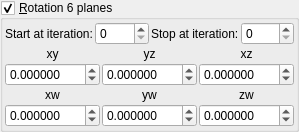
    <widget class="MyGroupBox" name="groupCheck_transf_function_enabledR_false">
     <property name="toolTip">
      <string/>
     </property>
     <property name="title">
      <string>&amp;Rotation 6 planes</string>
     </property>
     <property name="checkable">
      <bool>true</bool>
     </property>
     <layout class="QVBoxLayout" name="verticalLayout_31" stretch="0,0,0">
      <property name="spacing">
       <number>2</number>
      </property>
      <property name="leftMargin">
       <number>2</number>
      </property>
      <property name="topMargin">
       <number>2</number>
      </property>
      <property name="rightMargin">
       <number>2</number>
      </property>
      <property name="bottomMargin">
       <number>2</number>
      </property>
      <item>
       <layout class="QGridLayout" name="gridLayout_66" columnstretch="0,1,0,1">
        <property name="spacing">
         <number>2</number>
        </property>
        <item row="0" column="0">
         <widget class="QLabel" name="label_249">
          <property name="text">
           <string>Start at iteration:</string>
          </property>
         </widget>
        </item>
        <item row="0" column="2">
         <widget class="QLabel" name="label_248">
          <property name="text">
           <string>Stop at iteration:</string>
          </property>
         </widget>
        </item>
        <item row="0" column="3">
         <widget class="MySpinBox" name="spinboxInt_transf_stop_iterations_R">
          <property name="sizePolicy">
           <sizepolicy hsizetype="Minimum" vsizetype="Maximum">
            <horstretch>0</horstretch>
            <verstretch>0</verstretch>
           </sizepolicy>
          </property>
          <property name="maximum">
           <number>999</number>
          </property>
         </widget>
        </item>
        <item row="0" column="1">
         <widget class="MySpinBox" name="spinboxInt_transf_start_iterations_R">
          <property name="sizePolicy">
           <sizepolicy hsizetype="Minimum" vsizetype="Maximum">
            <horstretch>0</horstretch>
            <verstretch>0</verstretch>
           </sizepolicy>
          </property>
          <property name="maximum">
           <number>999</number>
          </property>
         </widget>
        </item>
       </layout>
      </item>
      <item>
       <layout class="QGridLayout" name="gridLayout_11">
        <property name="spacing">
         <number>2</number>
        </property>
        <item row="1" column="0">
         <widget class="QLabel" name="label_40">
          <property name="text">
           <string notr="true">xy</string>
          </property>
          <property name="alignment">
           <set>Qt::AlignCenter</set>
          </property>
         </widget>
        </item>
        <item row="2" column="2">
         <widget class="MyDoubleSpinBox" name="spinboxd3_transf_rotation44a_z">
          <property name="sizePolicy">
           <sizepolicy hsizetype="Minimum" vsizetype="Maximum">
            <horstretch>0</horstretch>
            <verstretch>0</verstretch>
           </sizepolicy>
          </property>
          <property name="prefix">
           <string/>
          </property>
          <property name="suffix">
           <string/>
          </property>
          <property name="decimals">
           <number>6</number>
          </property>
          <property name="minimum">
           <double>-180.000000000000000</double>
          </property>
          <property name="maximum">
           <double>180.000000000000000</double>
          </property>
          <property name="singleStep">
           <double>1.000000000000000</double>
          </property>
         </widget>
        </item>
        <item row="2" column="1">
         <widget class="MyDoubleSpinBox" name="spinboxd3_transf_rotation44a_y">
          <property name="sizePolicy">
           <sizepolicy hsizetype="Minimum" vsizetype="Maximum">
            <horstretch>0</horstretch>
            <verstretch>0</verstretch>
           </sizepolicy>
          </property>
          <property name="prefix">
           <string/>
          </property>
          <property name="suffix">
           <string/>
          </property>
          <property name="decimals">
           <number>6</number>
          </property>
          <property name="minimum">
           <double>-180.000000000000000</double>
          </property>
          <property name="maximum">
           <double>180.000000000000000</double>
          </property>
          <property name="singleStep">
           <double>1.000000000000000</double>
          </property>
         </widget>
        </item>
        <item row="2" column="0">
         <widget class="MyDoubleSpinBox" name="spinboxd3_transf_rotation44a_x">
          <property name="sizePolicy">
           <sizepolicy hsizetype="Minimum" vsizetype="Maximum">
            <horstretch>0</horstretch>
            <verstretch>0</verstretch>
           </sizepolicy>
          </property>
          <property name="prefix">
           <string/>
          </property>
          <property name="suffix">
           <string/>
          </property>
          <property name="decimals">
           <number>6</number>
          </property>
          <property name="minimum">
           <double>-180.000000000000000</double>
          </property>
          <property name="maximum">
           <double>180.000000000000000</double>
          </property>
          <property name="singleStep">
           <double>1.000000000000000</double>
          </property>
         </widget>
        </item>
        <item row="1" column="2">
         <widget class="QLabel" name="label_37">
          <property name="text">
           <string notr="true">xz</string>
          </property>
          <property name="alignment">
           <set>Qt::AlignCenter</set>
          </property>
         </widget>
        </item>
        <item row="1" column="1">
         <widget class="QLabel" name="label_38">
          <property name="text">
           <string notr="true">yz</string>
          </property>
          <property name="alignment">
           <set>Qt::AlignCenter</set>
          </property>
         </widget>
        </item>
       </layout>
      </item>
      <item>
       <layout class="QGridLayout" name="gridLayout_14">
        <property name="spacing">
         <number>2</number>
        </property>
        <item row="2" column="0">
         <widget class="MyDoubleSpinBox" name="spinboxd3_transf_rotation44b_x">
          <property name="sizePolicy">
           <sizepolicy hsizetype="Minimum" vsizetype="Maximum">
            <horstretch>0</horstretch>
            <verstretch>0</verstretch>
           </sizepolicy>
          </property>
          <property name="prefix">
           <string/>
          </property>
          <property name="suffix">
           <string/>
          </property>
          <property name="decimals">
           <number>6</number>
          </property>
          <property name="minimum">
           <double>-180.000000000000000</double>
          </property>
          <property name="maximum">
           <double>180.000000000000000</double>
          </property>
          <property name="singleStep">
           <double>1.000000000000000</double>
          </property>
         </widget>
        </item>
        <item row="2" column="1">
         <widget class="MyDoubleSpinBox" name="spinboxd3_transf_rotation44b_y">
          <property name="sizePolicy">
           <sizepolicy hsizetype="Minimum" vsizetype="Maximum">
            <horstretch>0</horstretch>
            <verstretch>0</verstretch>
           </sizepolicy>
          </property>
          <property name="prefix">
           <string/>
          </property>
          <property name="suffix">
           <string/>
          </property>
          <property name="decimals">
           <number>6</number>
          </property>
          <property name="minimum">
           <double>-180.000000000000000</double>
          </property>
          <property name="maximum">
           <double>180.000000000000000</double>
          </property>
          <property name="singleStep">
           <double>1.000000000000000</double>
          </property>
         </widget>
        </item>
        <item row="1" column="2">
         <widget class="QLabel" name="label_48">
          <property name="text">
           <string notr="true">zw</string>
          </property>
          <property name="alignment">
           <set>Qt::AlignCenter</set>
          </property>
         </widget>
        </item>
        <item row="1" column="1">
         <widget class="QLabel" name="label_49">
          <property name="text">
           <string notr="true">yw</string>
          </property>
          <property name="alignment">
           <set>Qt::AlignCenter</set>
          </property>
         </widget>
        </item>
        <item row="1" column="0">
         <widget class="QLabel" name="label_50">
          <property name="text">
           <string notr="true">xw</string>
          </property>
          <property name="alignment">
           <set>Qt::AlignCenter</set>
          </property>
         </widget>
        </item>
        <item row="2" column="2">
         <widget class="MyDoubleSpinBox" name="spinboxd3_transf_rotation44b_z">
          <property name="sizePolicy">
           <sizepolicy hsizetype="Minimum" vsizetype="Maximum">
            <horstretch>0</horstretch>
            <verstretch>0</verstretch>
           </sizepolicy>
          </property>
          <property name="prefix">
           <string/>
          </property>
          <property name="suffix">
           <string/>
          </property>
          <property name="decimals">
           <number>6</number>
          </property>
          <property name="minimum">
           <double>-180.000000000000000</double>
          </property>
          <property name="maximum">
           <double>180.000000000000000</double>
          </property>
          <property name="singleStep">
           <double>1.000000000000000</double>
          </property>
         </widget>
        </item>
       </layout>
      </item>
     </layout>
    </widget>
